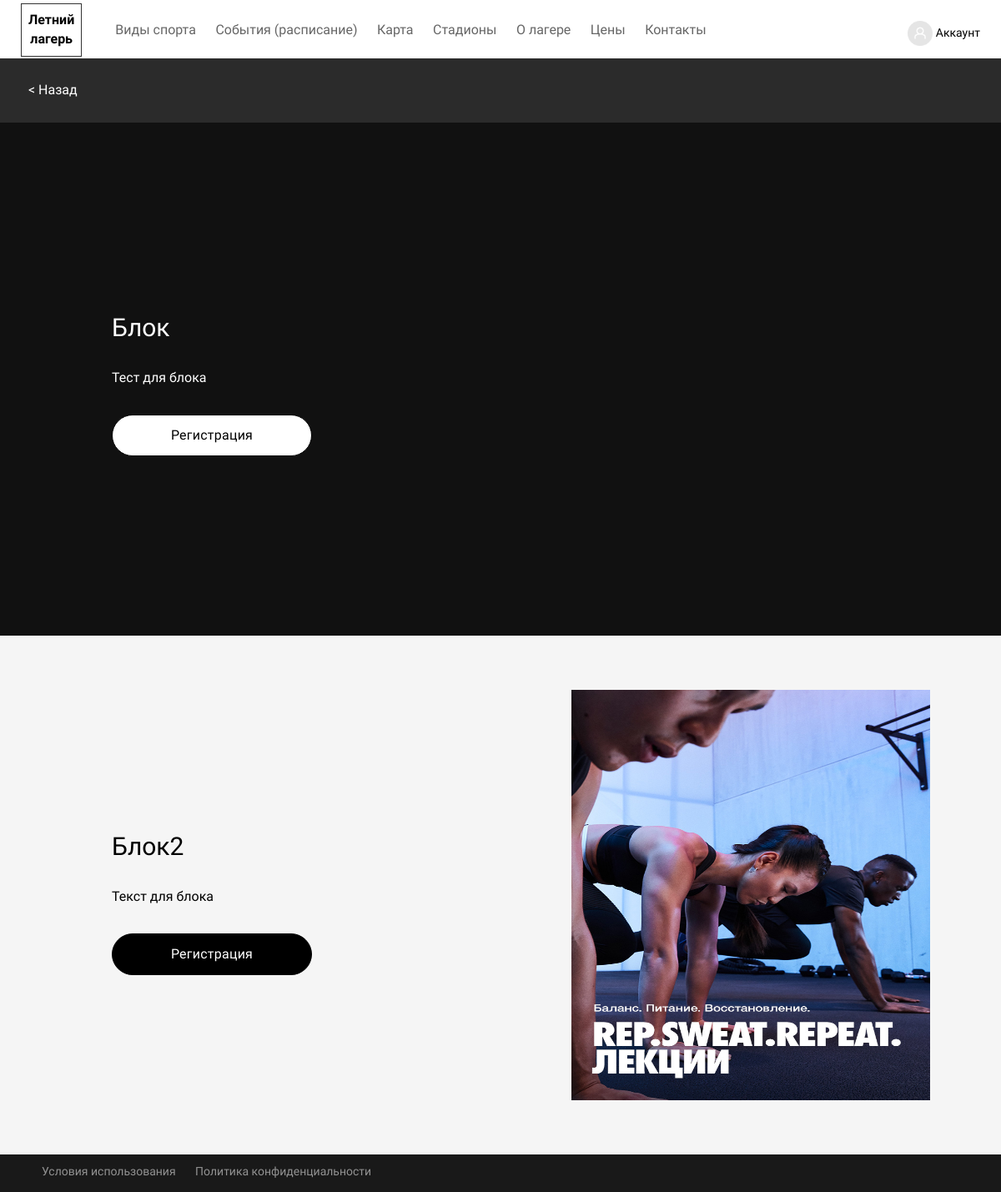
The app's page /events/1/ with its own data.
### main/models.py (models this page shows, shortened)
class EventSlide(models.Model):
    event = models.ForeignKey(Events, on_delete = models.SET_NULL, null=True)
    name = models.CharField(max_length=250)
    description = models.TextField(verbose_name='Описание', default='', blank=True)
    image = models.ImageField('Изображение', upload_to='main/images', default='', blank=True, null=True)
    sort = models.DecimalField(max_digits=5, decimal_places=0, blank=True, null=True)
    class Meta:
        verbose_name='Блок для событий'
        verbose_name_plural='Блоки для событий'
        ordering=['id']

### main/views.py (the view)
# urls.py: path('events/<str:event_id>/', views.event_detail, name='event-detail'),
def event_detail(request, event_id):
    event = get_object_or_404(Events, id=event_id)
    slides = EventSlide.objects.filter(event=event_id).order_by('sort')
    return render(request, 'event_detail.html', {'page_title': 'Детальная', 'event': event, 'slides': slides})

### templates/event_detail.html (shortened to what this page needs)
{% extends 'base.html' %}
{% block page %}
    <div class="back-line">
        <a href="/events/">< Назад</a>
    </div>
    <div class="detail-page">
        {% for slide in slides %}
        <div class="sport-detail__section">
            <div class="sport-detail__section-inner">
                <div class="sport-detail__section-left">
                    <div class="detail-text">
                        <h2> {{slide.name}}</h2>
                        <p>
                             {{slide.description}}
                        </p>
                        <a href="" class="butn">Регистрация</a>
                    </div>
                </div>
                <div class="sport-detail__section-right">
                    <div class="detail-image">
                        {% if slide.image %}
                            <img src="{{ slide.image.url }}" alt="">
                        {% endif %}
                    </div>
                </div>
            </div>
        </div>
        {% endfor %}
    </div>
{% endblock %}

### static/css/main.css (style rules this page uses)
* { box-sizing: border-box; }
.butn { background: #000; color: #FFF; font-size: 16px; font-weight: 500; letter-spacing: .23px; line-height: 24px; padding: 12px 24px; border-radius: 25px; border: 1px solid #000; text-align: center; cursor: pointer; }
body { min-height: 100vh; position: relative; font-family: 'PT Sans', sans-serif; }
.detail-page { background: #F5F5F5; min-height: 100vh; padding-top: 140px; padding-bottom: 45px; }
.back-line { color: #FFF; background: #2B2B2B; padding: 27px 34px; position: fixed; top: 70px; width: 100%; z-index: 222; }
.back-line a { text-decoration: none !important; font-size: 16px; color: #FFF; }
.sport-detail__section { height: calc(100vh - 178px); background: #111; color: #FFF; }
.sport-detail__section-inner { overflow: hidden; }
.sport-detail__section-left { float: left; width: 50%; padding: 0 100px; }
.sport-detail__section-right { float: right; width: 50%; padding: 0 65px; }
.sport-detail__section img { max-width: 430px; max-height: calc(100vh - 308px); position: relative; left: 50%; margin-left: -215px; }
.sport-detail__section:nth-child(even) { background: #F5F5F5; color: #000; }
.sport-detail__section .butn { background: #FFF; color: #000; width: 240px; }
.sport-detail__section:nth-child(even) .butn { background: #000; color: #FFF; }
.detail-image { text-align: center; display: flex; justify-content: center; flex-direction: column; height: calc(100vh - 178px); }
.detail-text { display: flex; justify-content: center; flex-direction: column; height: calc(100vh - 178px); padding-left: 34px; }
.detail-text p { padding: 20px 20px 20px 0; font-size: 16px; line-height: 28px; }

### records on screen
EventSlide: name "Блок", description "Тест для блока"
EventSlide: name "Блок2", description "Текст для блока", image (picture)
